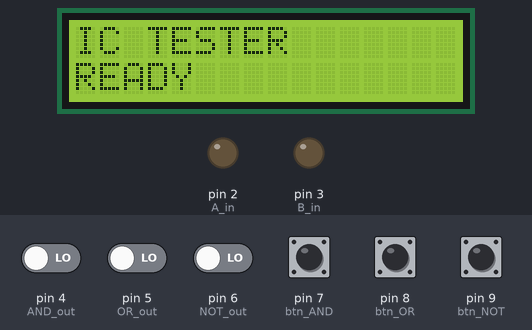
A sketch run on a simulated Arduino Uno, built with avr-gcc and run on an emulated ATmega328P. On the bench: 16×2 character LCD, output pins drawn as LEDs (lit = HIGH). Inputs (shaded band) come from the test bench; at power-on: pin 7 (btn_AND), pin 8 (btn_OR), pin 9 (btn_NOT) HIGH, pin 4 (AND_out), pin 5 (OR_out), pin 6 (NOT_out) LOW.

Above: at 0.1 s.
3.3 s: pin 7 (btn_AND) pulled LOW for 0.15 s
At 5.6 s:
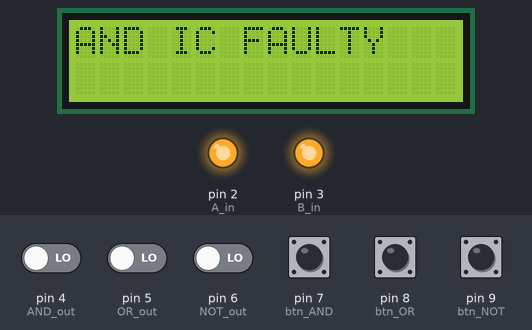
5.9 s: pin 8 (btn_OR) pulled LOW for 1 s
At 8.1 s:
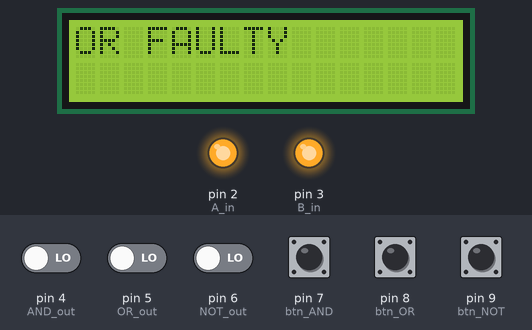
9.0 s: pin 9 (btn_NOT) pulled LOW for 1 s
At 11.7 s:
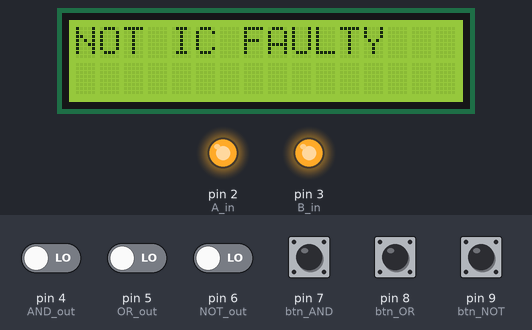
12.0 s: pin 7 (btn_AND) pulled LOW for 1 s
At 13.3 s:
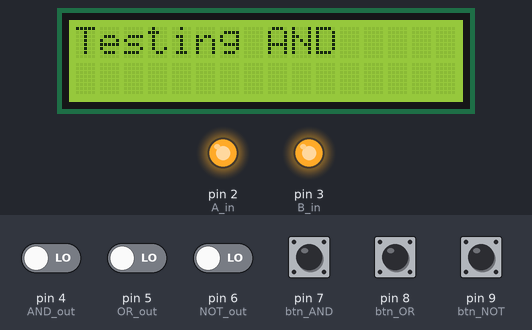
Timing chart, 0 to 15.2 s (numbered marks = the images above; inputs shaded):
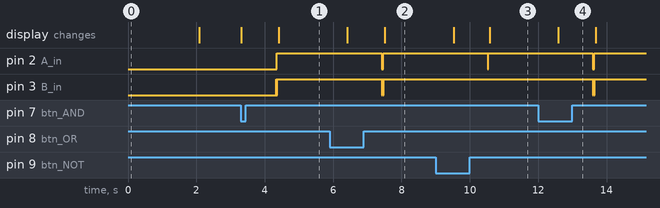

Measured:
- after the input at 3.3 s, pin 2 (A_in): LOW → HIGH after 1.1 s; pin 3 (B_in): LOW → HIGH after 1.0 s, → LOW 0.02 s later, → HIGH 0.02 s later; the display: first changes at once (image 1 shows a later state)
- after the input at 5.9 s, pin 2 (A_in): HIGH → LOW after 1.5 s, → HIGH 0.04 s later; pin 3 (B_in): alternates HIGH for 0.02 s and LOW for 0.02 s, 4 changes in all, then stays HIGH, starting after 1.5 s; the display: first changes after 0.52 s (image 2 shows a later state)
- after the input at 9.0 s, pin 2 (A_in): HIGH → LOW after 1.5 s, → HIGH 0.02 s later; the display: first changes after 0.52 s (image 3 shows a later state)
- after the input at 12.0 s, pin 2 (A_in): HIGH → LOW after 1.6 s, → HIGH 0.04 s later; pin 3 (B_in): alternates HIGH for 0.02 s and LOW for 0.02 s, 4 changes in all, then stays HIGH, starting after 1.6 s; the display: changes after 0.59 s (image 4)

The sketch:

Digital-ic-tester.ino
```cpp
#include <Wire.h>
#include <LiquidCrystal_I2C.h>
LiquidCrystal_I2C lcd(0x27, 16, 2);
// Pin definitions
int A_in = 2;
int B_in = 3;
int AND_out = 4;
int OR_out  = 5;
int NOT_out = 6;
int btn_AND = 7;
int btn_OR  = 8;
int btn_NOT = 9;
void setup() {
  pinMode(A_in, OUTPUT);
  pinMode(B_in, OUTPUT);
  pinMode(AND_out, INPUT);
  pinMode(OR_out, INPUT);
  pinMode(NOT_out, INPUT);
  pinMode(btn_AND, INPUT_PULLUP);
  pinMode(btn_OR, INPUT_PULLUP);
  pinMode(btn_NOT, INPUT_PULLUP);
  lcd.begin(16,2);   // use begin (more reliable)
  lcd.backlight();
  lcd.setCursor(0,0);
  lcd.print("IC TESTER");
  lcd.setCursor(0,1);
  lcd.print("READY");
  delay(2000);
  lcd.clear();
}
void loop() {
  if(digitalRead(btn_AND) == LOW) {
    testAND();
  }
  else if(digitalRead(btn_OR) == LOW) {
    testOR();
  }
  else if(digitalRead(btn_NOT) == LOW) {
    testNOT();
  }
}
// -------- AND TEST --------
void testAND() {
  lcd.clear();
  lcd.print("Testing AND");
  delay(1000);
  int correct = 1;
  int A[4] = {0,0,1,1};
  int B[4] = {0,1,0,1};
  int expected[4] = {0,0,0,1};
  for(int i=0;i<4;i++) {
    digitalWrite(A_in, A[i]);
    digitalWrite(B_in, B[i]);
    delay(20);
    int out = digitalRead(AND_out);
    if(out != expected[i]) {
      correct = 0;
    }
  }
  lcd.clear();
  if(correct)
    lcd.print("AND IC GOOD");
  else
    lcd.print("AND IC FAULTY");
  delay(2000);
}
// -------- OR TEST --------
void testOR() {
  lcd.clear();
  lcd.print("Testing OR");
  delay(1000);
  int correct = 1;
  int A[4] = {0,0,1,1};
  int B[4] = {0,1,0,1};
  int expected[4] = {0,1,1,1};
  for(int i=0;i<4;i++) {
    digitalWrite(A_in, A[i]);
    digitalWrite(B_in, B[i]);
    delay(20);
    int out = digitalRead(OR_out);
    if(out != expected[i]) {
      correct = 0;
    }
  }
  lcd.clear();
  if(correct)
    lcd.print("OR IC GOOD");
  else
    lcd.print("OR FAULTY");
  delay(2000);
}
// -------- NOT TEST --------
void testNOT() {
  lcd.clear();
  lcd.print("Testing NOT");
  delay(1000);
  int correct = 1;
  int A[2] = {0,1};
  int expected[2] = {1,0};
  for(int i=0;i<2;i++) {
    digitalWrite(A_in, A[i]);
    delay(20);
    int out = digitalRead(NOT_out);
    if(out != expected[i]) {
      correct = 0;
    }
  }
  lcd.clear();
  if(correct)
    lcd.print("NOT IC GOOD");
  else
    lcd.print("NOT IC FAULTY");
  delay(2000);
}
```
